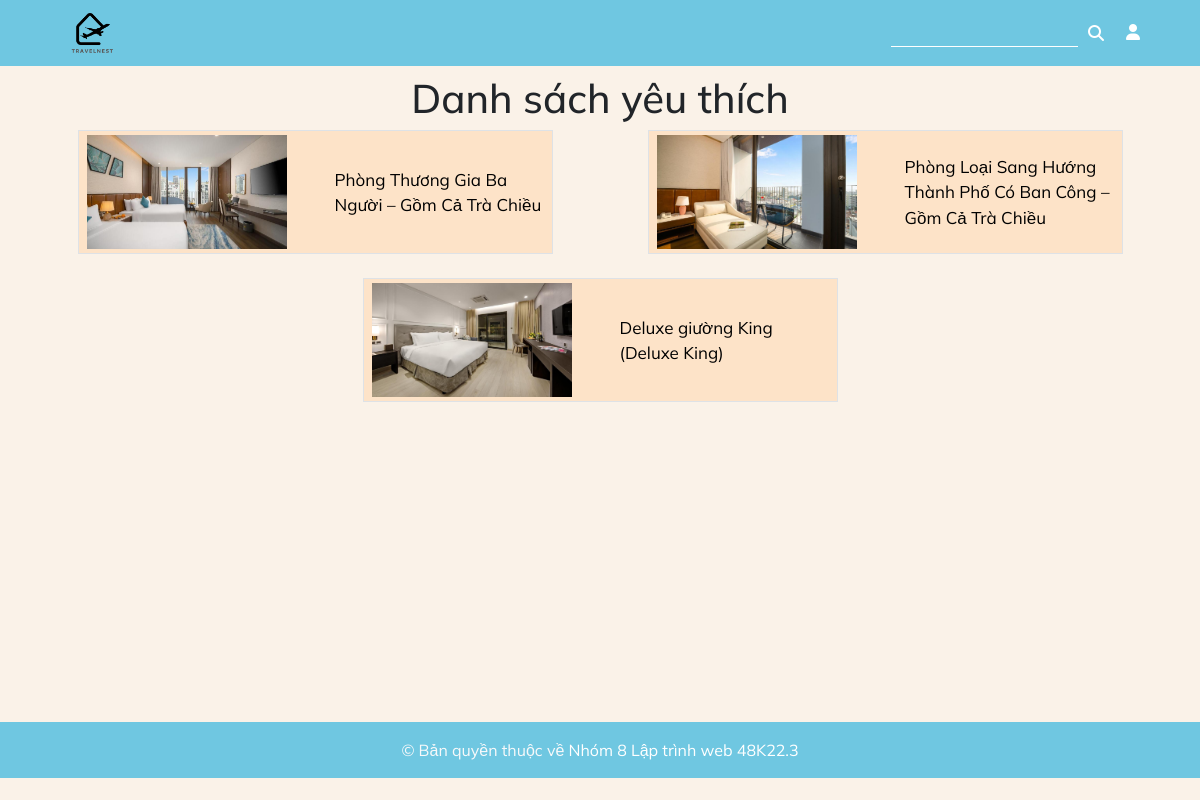
The page /my/enjoys/ (signed in) on the database its author committed.
### booking/models.py (models this page shows, shortened)
class YeuThich(models.Model):
  nguoi_dung = models.ForeignKey(User, on_delete=models.CASCADE, related_name='yeuthichs')
  phong = models.ForeignKey(Phong, on_delete=models.CASCADE, related_name='quantams')
  class Meta:
    unique_together = ('nguoi_dung', 'phong')

class Phong(models.Model):
  ten = models.CharField(max_length=150)
  slug = models.SlugField(max_length=150, blank=True, null=True)
  khach_san = models.ForeignKey(KhachSan, on_delete=models.CASCADE, related_name='phongs')
  hinh_anh1 = models.ImageField(upload_to='room_images/')
  hinh_anh2 = models.ImageField(upload_to='room_images/')
  hinh_anh3 = models.ImageField(upload_to='room_images/')
  gia = models.DecimalField(max_digits=10, decimal_places=0)
  suc_chua = models.IntegerField()
  tien_nghi = models.ManyToManyField(TienNghi)
  mo_ta = models.TextField()
  trang_thai = models.BooleanField(default=True)

### booking/views.py (the view)
# urls.py: path('my/enjoys/', my_enjoy, name='my_enjoy')
def my_enjoy(request):
  if request.user.is_authenticated and request.user.hoso.vai_tro=='Khách thuê':
    enjoys = request.user.yeuthichs.all()
    return render(request, 'my_enjoy.html', {'enjoys': enjoys})
  else:
    return redirect('my')

### booking/context_processors.py (called while the page is built)
def relationship(request):
  cokhachsan = hasattr(request.user, 'khachsan')
  return {'cokhachsan': cokhachsan}

### templates/my_enjoy.html (shortened to what this page needs)
{% extends 'home.html' %}
{% load static %}
{% block css %}
<link rel="stylesheet" href="{% static 'css/my_enjoy.css' %}">
{% endblock %}
{% block content %}
<h1 class="text-center pt-2">Danh sách yêu thích</h1>
{% if not enjoys %}
<h4 class="text-center">Chưa yêu thích phòng nào</h4>
{% else %}
<div class="container">
  <div class="row justify-content-around">
    {% for enjoy in enjoys %}
    <a href="/hotel/{{ enjoy.phong.khach_san.slug }}/{{ enjoy.phong.slug }}/" class="col-5 bg-hotel a-none d-flex justify-content-start border px-2 py-1 gap-5 mb-4" style="align-items: center;">
      <div class="room-img">
        <img src="{{ enjoy.phong.hinh_anh1.url }}" alt="Ảnh phòng">
      </div>
      <div class="room-name">{{ enjoy.phong.ten }}</div>
    </a>
    {% endfor %}
  </div>
</div>
{% endif %}
{% endblock %}

### static/css/my_enjoy.css (style rules this page uses)
.room-img { max-width: 200px; height: 114px; overflow: hidden; aspect-ratio: 240/14; }
.room-img img { width: 100%; height: 100%; object-fit: cover; }
.room-name { font-size: 17px; color: #000; }

### static/css/index.css (style rules this page uses)
.text-center { text-align: center; }
.a-none { text-decoration: none; }
.bg-body { background-color: #faf2e8 !important; }
.bg-hotel { background-color: #fde3c8 !important; }
.font-mulish { font-family: 'Mulish', sans-serif !important; }

### rows shown on the page
YeuThich: phong.hinh_anh1 (picture), phong.ten "Phòng Thương Gia Ba Người – Gồm Cả Trà Chiều"
YeuThich: phong.hinh_anh1 (picture), phong.ten "Phòng Loại Sang Hướng Thành Phố Có Ban Công – Gồm Cả Trà Chiều"
YeuThich: phong.hinh_anh1 (picture), phong.ten "Deluxe giường King (Deluxe King)"
